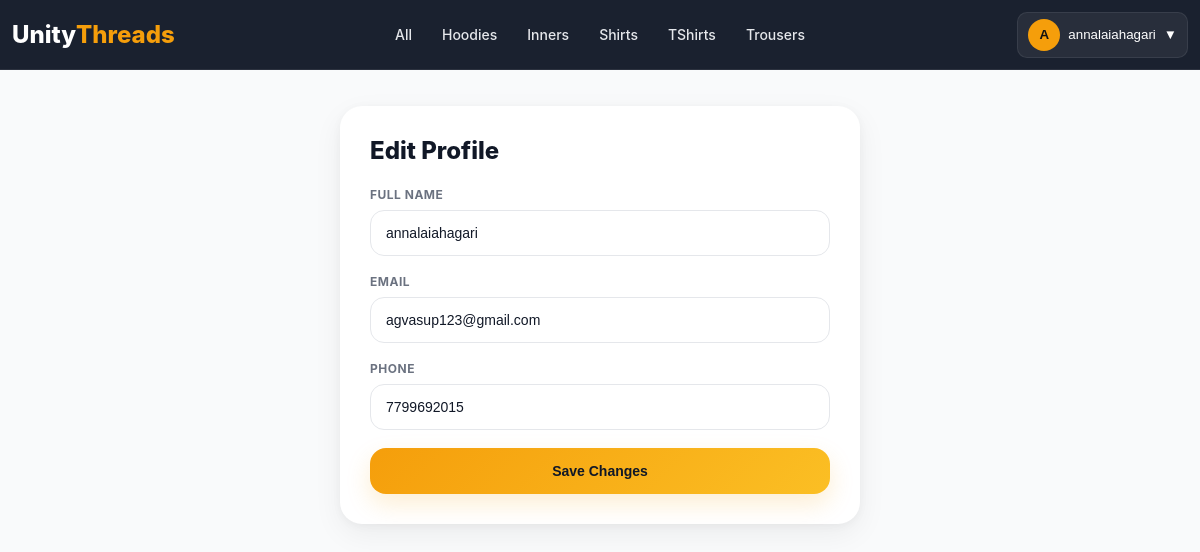
/profile/edit/ (signed in), run on an earlier commit of the app's database.
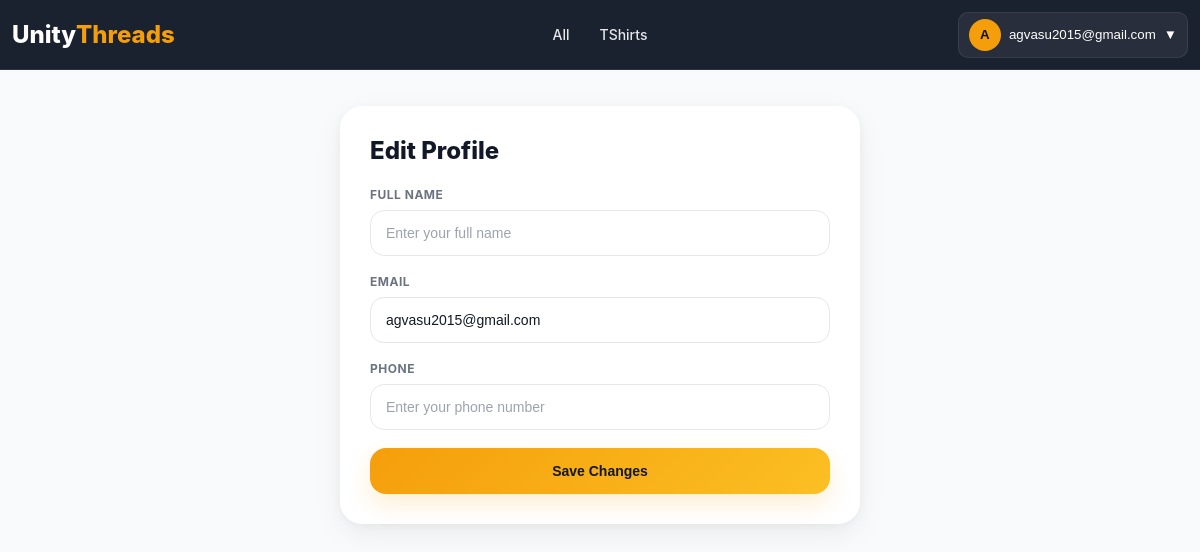
And on a later commit of the database.
### products/models.py (models this page shows, shortened)
class BaseModel(models.Model):
    created_at = models.DateTimeField(
        auto_now_add=True
    )
    updated_at = models.DateTimeField(
        auto_now=True
    )
    class Meta:
        abstract = True

class Category(BaseModel):
    name = models.CharField(
        max_length=100,
        unique=True
    )
    slug = models.SlugField(
        unique=True,
        blank=True
    )
    image = models.ImageField(
        upload_to='categories/',
        blank=True,
        null=True
    )
    is_active = models.BooleanField(default=True)
    class Meta:
        verbose_name_plural = "Categories"
        ordering = ['name']
        indexes = [
            models.Index(fields=['slug']),
            models.Index(fields=['is_active']),
        ]

### accounts/models.py (models this page shows, shortened)
class User(AbstractUser):
    username = None
    email = models.EmailField(
        unique=True
    )
    phone = models.CharField(
        max_length=10,
        unique=True
    )
    full_name = models.CharField(
        max_length=150
    )
    is_email_verified = models.BooleanField(
        default=False
    )
    USERNAME_FIELD = "email"
    REQUIRED_FIELDS = ["phone"]
    objects = UserManager()

class UserProfile(models.Model):
    user = models.OneToOneField(
        User,
        on_delete=models.CASCADE,
        related_name="profile"
    )
    phone = models.CharField(
        max_length=15,
        blank=True,
        null=True
    )
    address = models.TextField(
        blank=True,
        null=True
    )
    created_at = models.DateTimeField(
        auto_now_add=True
    )
    updated_at = models.DateTimeField(
        auto_now=True
    )

### accounts/views.py (the view, shortened to what this page needs)
# urls.py: path("profile/edit/",edit_profile_view, name="edit_profile"),
@login_required
def edit_profile_view(request):
    user = request.user
    profile, created = UserProfile.objects.get_or_create(user=user)
    return render(request, "accounts/edit_profile.html", {
        "profile": profile
    })

### home/context_processors.py (called while the page is built)
def global_data(request):
    return {
        "categories": Category.objects.all()
    }

### accounts/templates/accounts/edit_profile.html (shortened to what this page needs)
{% load static %}
<!DOCTYPE html>
<html lang="en">
<head>
</head>
<body>
    {% include "partials/navbar.html" %}
    <div class="edit-profile-page">
        <div class="box">
            <h2>Edit Profile</h2>
            <form method="POST">
                <div class="form-group">
                    <label>
                        Full Name
                    </label>
                    <input
                        type="text"
                        name="full_name"
                        value="{{ request.user.full_name|default_if_none:'' }}"
                        placeholder="Enter your full name"
                        required
                    >
                </div>
                <div class="form-group">
                    <label>
                        Email
                    </label>
                    <input
                        type="email"
                        name="email"
                        value="{{ request.user.email }}"
                        placeholder="Enter your email"
                        required
                    >
                </div>
                <div class="form-group">
                    <label>
                        Phone
                    </label>
                    <input
                        type="text"
                        name="phone"
                        value="{{ profile.phone|default_if_none:'' }}"
                        placeholder="Enter your phone number"
                        required
                    >
                </div>
                <button
                    type="submit"
                    class="save-btn"
                >
                    Save Changes
                </button>
            </form>
        </div>
    </div>
</body>
</html>

### home/templates/partials/navbar.html (shortened to what this page needs)
{% load static %}
<link rel="stylesheet" href="{% static 'home/css/navbar.css' %}">
<header class="header" id="header">
    <a href="/" class="logo">
        Unity<span>Threads</span>
    </a>
      <nav class="nav" id="nav">
    <a href="{% url 'product_list' %}">All</a>
    {% for category in categories %}
        <a href="{% url 'product_list' %}?category={{ category.slug }}">
            {{ category.name }}
        </a>
    {% endfor %}
</nav>
    <div class="nav-actions">
        {% if request.user.is_authenticated %}
        <div class="account-dropdown" id="accountWrapper">
            <button class="account-btn" id="accountBtn" type="button">
                <span class="account-avatar">
                    {{ request.user.full_name|default:request.user.email|first|upper }}
                </span>
                <span class="account-name">
                    {{ request.user.full_name|default:request.user.email }}
                </span>
                <span class="dropdown-icon">▼</span>
            </button>
        </div>
        {% endif %}
    </div>
</header>

What changed in the data, as far as the page shows it:
removed Category: name "Hoodies"
removed Category: name "Inners"
removed Category: name "Shirts"
removed Category: name "Trousers"
no longer on this page (row edited): UserProfile: phone "7799692015"
changed User: user.full_name "annalaiahagari" → "agvasu2015@gmail.com"; email "agvasup123@gmail.com" → "agvasu2015@gmail.com"; full_name "annalaiahagari" → (not shown)
